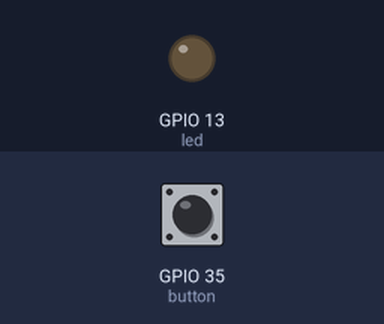
Simulated run of this program. Board: ESP32 board running MicroPython. On the bench: output pins drawn as LEDs (lit = HIGH). The test bench sets the inputs (shaded band); at power-on: GPIO 35 (button) LOW. What the program prints to the serial console is not drawn.

Above: at 1.2 s.
1.3 s: GPIO 35 (button) pulled HIGH for 0.15 s
At 1.37 s:
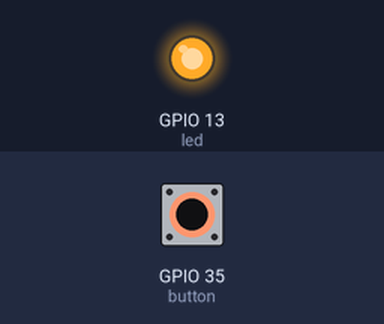
2.9 s: GPIO 35 (button) pulled HIGH for 3.2 s
At 6.8 s:
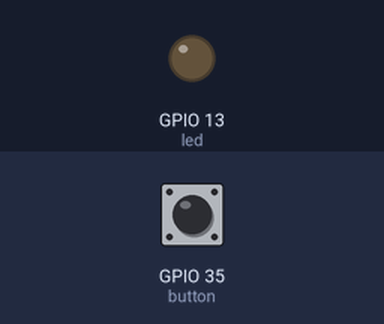
Timing chart, 0 to 8.3 s (numbered marks = the images above; inputs shaded):
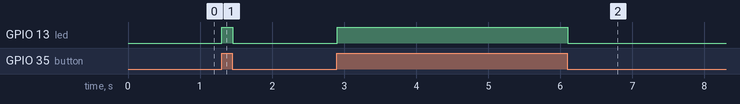

Measured:
- after the input at 1.3 s, GPIO 13 (led): LOW → HIGH at once, → LOW 0.15 s later
- after the input at 2.9 s, GPIO 13 (led): LOW → HIGH at once, → LOW 3.2 s later

The program:

Button_led.py
```python
from machine import Pin
from time import sleep
button =Pin(35,Pin.IN)
led=Pin(13,Pin.OUT)
while True:
    if button.value()==1:
        print('button:',button.value(),'led on')
        led.on()
    else :
        print('button:',button.value(),'led off')
        led.off()
    sleep(0.005)
```
